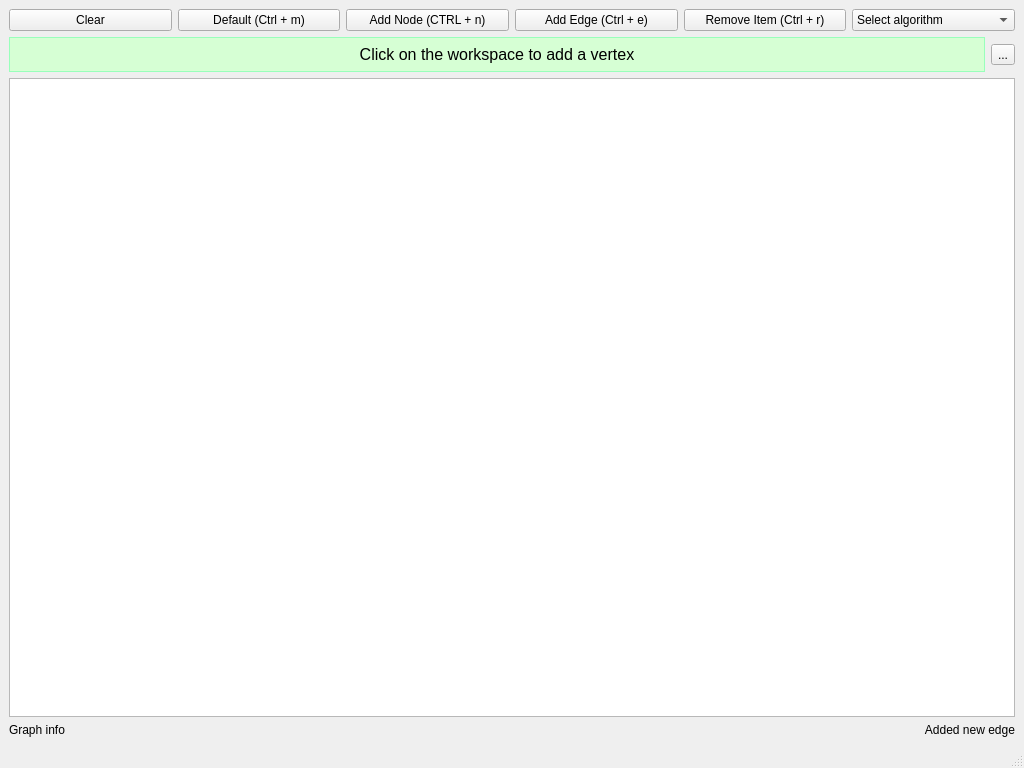
<?xml version="1.0" encoding="UTF-8"?>
<ui version="4.0">
 <class>MainWindow</class>
 <widget class="QMainWindow" name="MainWindow">
  <property name="geometry">
   <rect>
    <x>0</x>
    <y>0</y>
    <width>1024</width>
    <height>768</height>
   </rect>
  </property>
  <property name="windowTitle">
   <string>Graph Simulator</string>
  </property>
  <widget class="QWidget" name="centralwidget">
   <layout class="QVBoxLayout" name="verticalLayout">
    <item>
     <layout class="QHBoxLayout" name="horizontalLayout">
      <item>
       <widget class="QPushButton" name="clearButton">
        <property name="styleSheet">
         <string notr="true"/>
        </property>
        <property name="text">
         <string>Clear</string>
        </property>
       </widget>
      </item>
      <item>
       <widget class="QPushButton" name="dragModeButton">
        <property name="text">
         <string>Default (Ctrl + m)</string>
        </property>
       </widget>
      </item>
      <item>
       <widget class="QPushButton" name="addNodeButton">
        <property name="text">
         <string>Add Node (CTRL + n)</string>
        </property>
       </widget>
      </item>
      <item>
       <widget class="QPushButton" name="addEdgeButton">
        <property name="text">
         <string>Add Edge (Ctrl + e)</string>
        </property>
       </widget>
      </item>
      <item>
       <widget class="QPushButton" name="removeButton">
        <property name="text">
         <string>Remove Item (Ctrl + r)</string>
        </property>
       </widget>
      </item>
      <item>
       <widget class="QComboBox" name="comboBox">
        <property name="currentText">
         <string>Select algorithm</string>
        </property>
        <item>
         <property name="text">
          <string>Select algorithm</string>
         </property>
        </item>
        <item>
         <property name="text">
          <string>DFS</string>
         </property>
        </item>
        <item>
         <property name="text">
          <string>BFS</string>
         </property>
        </item>
        <item>
         <property name="text">
          <string>Max Flow</string>
         </property>
        </item>
        <item>
         <property name="text">
          <string>Dijkstra</string>
         </property>
        </item>
        <item>
         <property name="text">
          <string>Kruskal</string>
         </property>
        </item>
        <item>
         <property name="text">
          <string>Euler cycle</string>
         </property>
        </item>
        <item>
         <property name="text">
          <string>Hamiltonian cycle</string>
         </property>
        </item>
       </widget>
      </item>
     </layout>
    </item>
    <item>
     <layout class="QHBoxLayout" name="horizontalLayout_3">
      <item>
       <widget class="QLabel" name="hintLabel">
        <property name="styleSheet">
         <string notr="true">* {
	color: black;
	background-color: rgb(214, 255, 212);
	margin: 0;
	padding: 7px;
	font-size: 16px;
	border-style: solid;
	border-width: 1px;
	border-color: rgb(153, 255, 187)
}</string>
        </property>
        <property name="text">
         <string>Click on the workspace to add a vertex</string>
        </property>
        <property name="alignment">
         <set>Qt::AlignCenter</set>
        </property>
       </widget>
      </item>
      <item>
       <widget class="QToolButton" name="stopAlgorithmButton">
        <property name="enabled">
         <bool>true</bool>
        </property>
        <property name="sizePolicy">
         <sizepolicy hsizetype="Fixed" vsizetype="Fixed">
          <horstretch>0</horstretch>
          <verstretch>0</verstretch>
         </sizepolicy>
        </property>
        <property name="text">
         <string>...</string>
        </property>
        <property name="icon">
         <iconset resource="myres.qrc">
          <normaloff>:/images/images/stopBtn.png</normaloff>:/images/images/stopBtn.png</iconset>
        </property>
        <property name="iconSize">
         <size>
          <width>32</width>
          <height>32</height>
         </size>
        </property>
       </widget>
      </item>
     </layout>
    </item>
    <item>
     <widget class="QGraphicsView" name="graphicsView"/>
    </item>
    <item>
     <layout class="QHBoxLayout" name="horizontalLayout_2">
      <item>
       <widget class="QLabel" name="graphInfoLabel">
        <property name="text">
         <string>Graph info</string>
        </property>
       </widget>
      </item>
      <item>
       <widget class="QLabel" name="lastUpdatesLabel">
        <property name="text">
         <string>Added new edge</string>
        </property>
        <property name="alignment">
         <set>Qt::AlignRight|Qt::AlignTrailing|Qt::AlignVCenter</set>
        </property>
       </widget>
      </item>
     </layout>
    </item>
   </layout>
  </widget>
  <widget class="QMenuBar" name="menubar">
   <property name="geometry">
    <rect>
     <x>0</x>
     <y>0</y>
     <width>1024</width>
     <height>26</height>
    </rect>
   </property>
  </widget>
  <widget class="QStatusBar" name="statusbar"/>
  <action name="actionImport">
   <property name="text">
    <string>Import</string>
   </property>
  </action>
  <action name="actionExport">
   <property name="text">
    <string>Export</string>
   </property>
  </action>
 </widget>
 <resources>
  <include location="myres.qrc"/>
 </resources>
 <connections/>
</ui>
